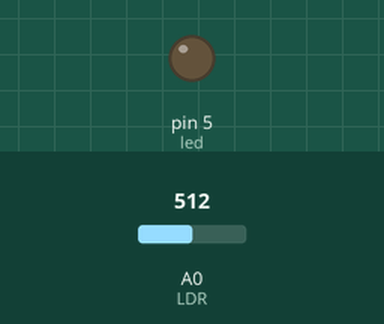
This sketch was run on a simulated Arduino Uno, built with avr-gcc and run on an emulated ATmega328P. Shown: output pins drawn as LEDs (lit = HIGH). The test bench sets the inputs (shaded band); at power-on: A0 (LDR) = 512. What the sketch prints to the serial monitor is not drawn.

Above: at 1.2 s.
1.3 s: A0 (LDR) set to 716
At 1.6 s:
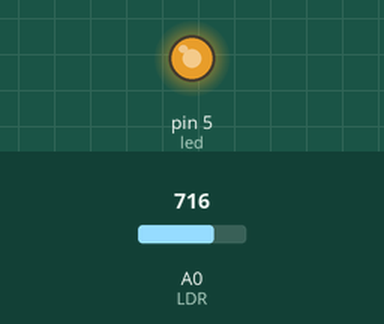
2.8 s: A0 (LDR) set to 753
At 4.0 s:
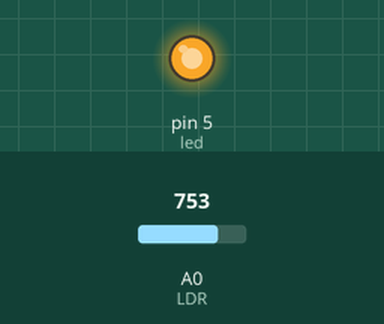
5.8 s: A0 (LDR) set to 768
At 6.3 s:
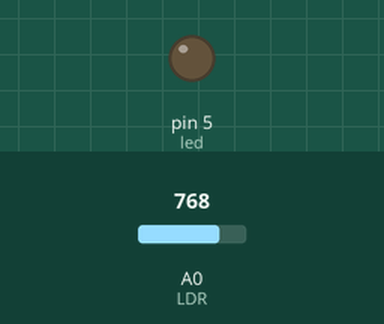
8.8 s: A0 (LDR) set to 900
At 9.8 s:
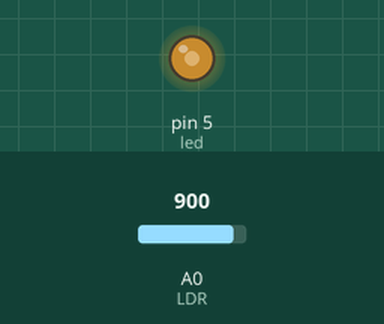
10.3 s: A0 (LDR) set to 306
At 10.9 s:
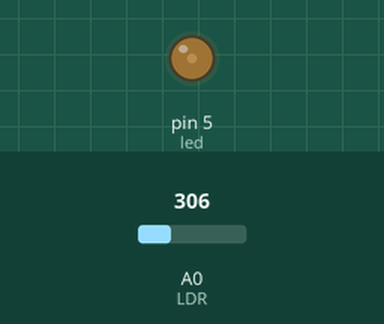
11.8 s: A0 (LDR) set to 0
At 12.1 s:
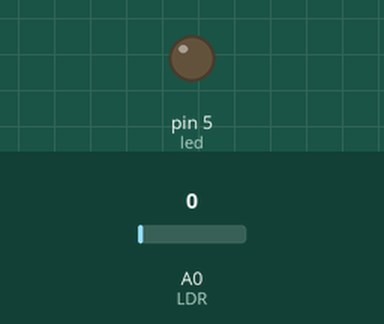
Timing chart, 0 to 14.3 s (numbered marks = the images above; inputs shaded):
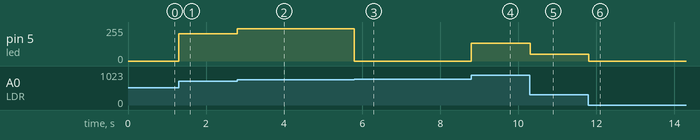

Measured:
- the behaviour switches between 767 and 768 on A0 (LDR) (found by bisection; images 2 and 3)
- after the input at 1.3 s, pin 5 (led): 0/255 → 204/255 at once
- after the input at 2.8 s, pin 5 (led): 204/255 → 241/255 at once
- after the input at 5.8 s, pin 5 (led): 241/255 → 0/255 at once
- after the input at 8.8 s, pin 5 (led): 0/255 → 132/255 at once
- after the input at 10.3 s, pin 5 (led): 132/255 → 50/255 at once
- after the input at 11.8 s, pin 5 (led): 50/255 → 0/255 at once

The sketch:

1.SensorLDR.ino
```cpp
//Inisialisasi
int LDR =A0;
int led=5;

void setup() {
  // put your setup code here, to run once:
  Serial.begin(115200);
  pinMode(LDR,INPUT);
  pinMode(led,OUTPUT);

}

void loop() {
  // put your main code here, to run repeatedly:
  int bacaLDR=analogRead(LDR);//baca sensor PIR
//  bacaLDR=map(bacaLDR,0,1024,0,255);//mapping(val,fromLOW,FromHIGH,toLOW,toHIGH)

 //PRINT SERIAL
 Serial.print("Nilai LDR :");
 Serial.print(bacaLDR);
 Serial.println();

 //LOGIKA
  analogWrite(led,bacaLDR);
}
```
